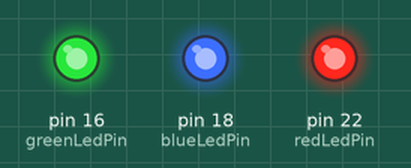
Simulated run of this program. Board: Raspberry Pi (header pin numbers). On the bench: output pins drawn as LEDs (lit = HIGH).

Above: at 0.5 s.
At 3.5 s:
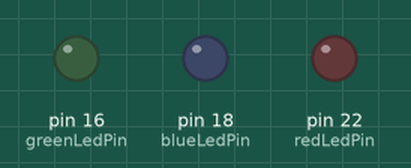
Timing chart, 0 to 4.6 s (numbered marks = the images above):
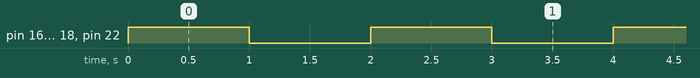

The program:

led-blink-all.py
```python
# blinks 3 LED at the same time, in parallel
import RPi.GPIO as GPIO
import time

def blinkThree(redLedPin, blueLedPin, greenLedPin):
    GPIO.output(redLedPin, GPIO.HIGH)
    GPIO.output(blueLedPin, GPIO.HIGH)
    GPIO.output(greenLedPin, GPIO.HIGH)

    time.sleep(1)

    GPIO.output(redLedPin, GPIO.LOW)
    GPIO.output(blueLedPin, GPIO.LOW)
    GPIO.output(greenLedPin, GPIO.LOW)

    time.sleep(1)

# tell GPIO to use the Pi's board numbering for pins
GPIO.setmode(GPIO.BOARD)

redLedPin = 22
blueLedPin = 18
greenLedPin = 16

# set data direction of LED pin to output
GPIO.setup(redLedPin, GPIO.OUT)
GPIO.setup(blueLedPin, GPIO.OUT)
GPIO.setup(greenLedPin, GPIO.OUT)

# loop until keyboard interrupt

try:
    while True:
        blinkThree(redLedPin, blueLedPin, greenLedPin)
except KeyboardInterrupt:
    pass

GPIO.cleanup()
```

Measured:
- by itself, pin 16 (greenLedPin), pin 18 (blueLedPin), pin 22 (redLedPin): alternates HIGH for 1.0 s and LOW for 1.0 s
